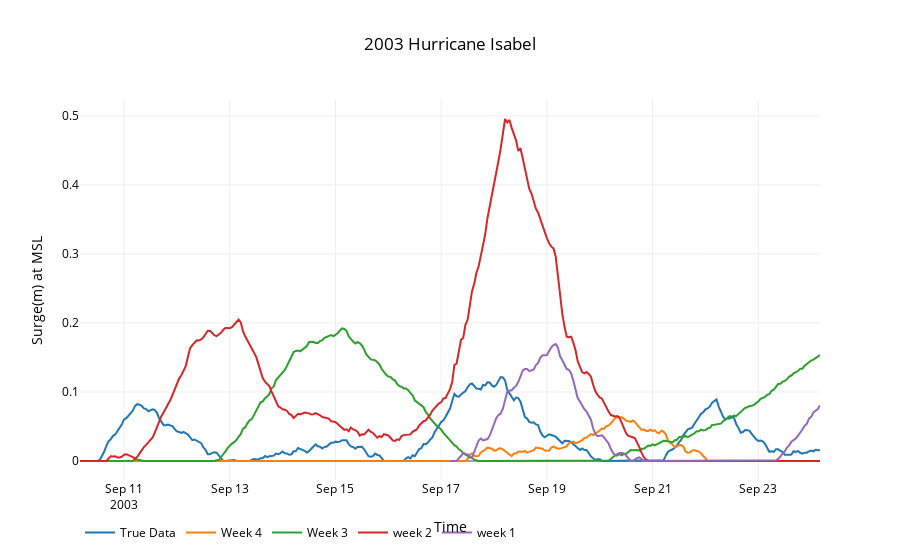

Notebook cell for this chart:
### Markdown cell above
### Duck, NC

### Code cell
starts,end,noaa = '20030827','20030926','8651370'
data = utils.plot_timeseries2(files,start,name,26642)
title,x,y = '2003 Hurricane Isabel','Time','Surge(m) at MSL'
layout=utils.layout(title,x,y)
fig = go.Figure(data=data, layout=layout)
interactive = iplot(fig)
#po.plot(fig,filename=root_dir+'\\'+'duck_surge.html')

### Figure 1 — Plotly figure (JSON) as saved in the notebook; plotly's stock layout.template omitted (floating-point values rounded to 4 significant figures; data arrays with more than 128 entries replaced by an {"elided": "..."} marker saying what was removed)
{"data": [{"line": {"color": "rgba(204, 255, 51)"}, "mode": "lines", "name": "True Data", "type": "scatter", "uid": "7ad13227-c0a9-4023-a553-c11253a33702", "x": {"elided": "337 str values"}, "y": {"elided": "337 float values"}}, {"line": {"color": "rgba(0, 153, 0)"}, "mode": "lines", "name": "Week 4", "type": "scatter", "uid": "93a5c869-64ab-4c7a-8b86-22f8ba5b24f1", "x": {"elided": "337 str values"}, "y": {"elided": "337 float values"}}, {"line": {"color": "rgba(204, 0, 0)"}, "mode": "lines", "name": "Week 3", "type": "scatter", "uid": "9e9186a5-f7ac-4284-80be-6956aa065061", "x": {"elided": "337 str values"}, "y": {"elided": "337 float values"}}, {"line": {"color": "rgba(204, 0, 255)"}, "mode": "lines", "name": "week 2", "type": "scatter", "uid": "65c401bc-396b-4990-a336-2d91ce22bb9a", "x": {"elided": "337 str values"}, "y": {"elided": "337 float values"}}, {"line": {"color": "rgba(0, 204, 255)"}, "mode": "lines", "name": "week 1", "type": "scatter", "uid": "87223c0e-50f4-4562-a8f5-0b5595104b04", "x": {"elided": "169 str values"}, "y": {"elided": "169 float values"}}], "layout": {"autosize": true, "font": {"color": "rgb(0, 0, 0)"}, "legend": {"orientation": "h"}, "paper_bgcolor": "rgb(255,255,255)", "plot_bgcolor": "rgb(255,255,255)", "title": "2003 Hurricane Isabel", "xaxis": {"autorange": true, "range": ["2003-09-10 04:00", "2003-09-24 04:00"], "title": "Time", "type": "date"}, "yaxis": {"autorange": true, "range": [-0.02753, 0.523], "title": "Surge(m) at MSL", "type": "linear"}}}
